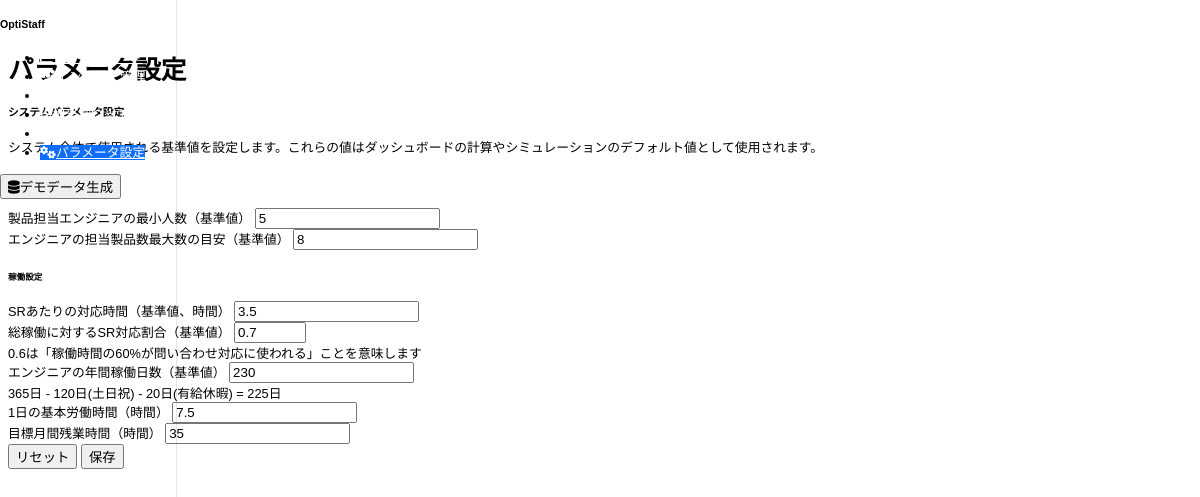
Page /parameters on the earlier database version.
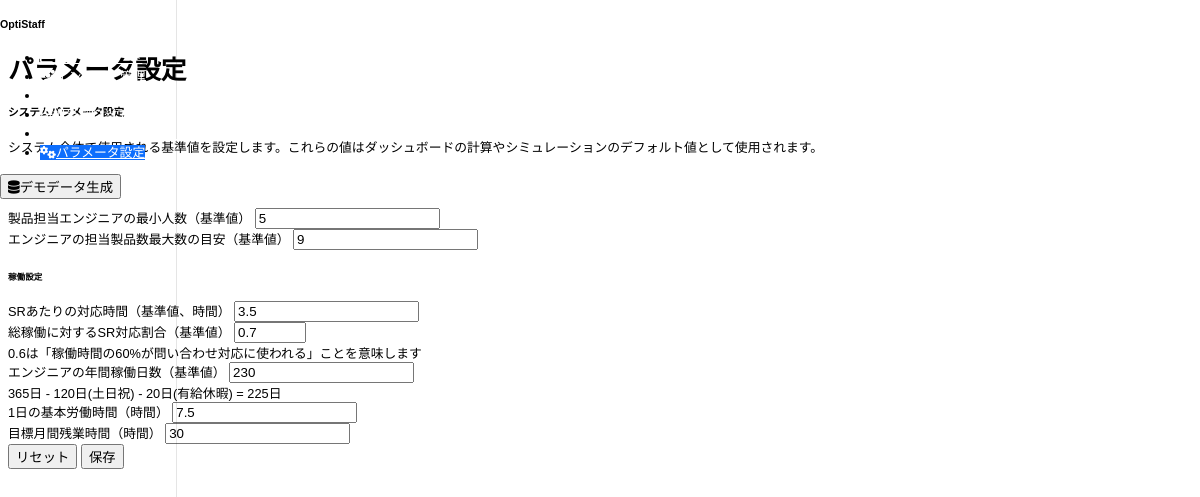
Same page on the later database version.
### models.py (models this page shows)
class Parameter(db.Model):
    id = db.Column(db.Integer, primary_key=True)
    key = db.Column(db.String(100), unique=True, nullable=False)
    value = db.Column(db.String(100), nullable=False)
    description = db.Column(db.String(255), nullable=True)
    created_at = db.Column(db.DateTime, default=datetime.utcnow)
    updated_at = db.Column(db.DateTime, default=datetime.utcnow, onupdate=datetime.utcnow)

### routes.py (the view)
@app.route('/parameters')
def parameters():
    params = Parameter.query.all()
    departments = db.session.query(Engineer.department).distinct().all()
    departments = [d[0] for d in departments]
    return render_template('parameters.html', params=params, departments=departments)

### templates/parameters.html (shortened to what the changed rows need)
{% extends 'base.html' %}
{% block title %}パラメータ設定{% endblock %}
{% block content %}
<div class="row mb-4">
    <div class="col-md-12">
        <div class="card">
            <div class="card-body">
                <form action="{{ url_for('update_parameters') }}" method="post">
                    <div class="row g-4">
                        <div class="col-md-6">
                            <div class="card h-100">
                                <div class="card-body">
                                    {% for param in params %}
                                    {% if param.key in ['min_engineers_per_product', 'max_products_per_engineer'] %}
                                    <div class="mb-3">
                                        <label for="{{ param.key }}" class="form-label">{{ param.description }}</label>
                                        <input type="number" class="form-control" id="{{ param.key }}" name="param_{{ param.key }}" value="{{ param.value }}" min="1" step="1" required>
                                    </div>
                                    {% endif %}
                                    {% endfor %}
                                </div>
                            </div>
                        </div>
                        <div class="col-md-6">
                            <div class="card h-100">
                                <div class="card-body">
                                    {% for param in params %}
                                    {% if param.key in ['hours_per_inquiry', 'inquiry_work_ratio', 'annual_working_days', 'daily_working_hours', 'target_monthly_overtime'] %}
                                    <div class="mb-3">
                                        <label for="{{ param.key }}" class="form-label">{{ param.description }}</label>
                                        {% if param.key == 'inquiry_work_ratio' %}
                                        <input type="number" class="form-control" id="{{ param.key }}" name="param_{{ param.key }}" value="{{ param.value }}" min="0.1" max="1" step="0.01" required>
                                        <div class="form-text">0.6は「稼働時間の60%が問い合わせ対応に使われる」ことを意味します</div>
                                        {% elif param.key in ['hours_per_inquiry', 'daily_working_hours'] %}
                                        <input type="number" class="form-control" id="{{ param.key }}" name="param_{{ param.key }}" value="{{ param.value }}" min="0.1" step="0.1" required>
                                        {% else %}
                                        <input type="number" class="form-control" id="{{ param.key }}" name="param_{{ param.key }}" value="{{ param.value }}" min="1" step="1" required>
                                        {% endif %}
                                    </div>
                                    {% endif %}
                                    {% endfor %}
                                </div>
                            </div>
                        </div>
                    </div>
                </form>
            </div>
        </div>
    </div>
</div>
{% endblock %}

Differences in the rows shown:
changed Parameter "エンジニアの担当製品数最大数の目安（基準値）": value "8" → "9"
changed Parameter "目標月間残業時間（時間）": value "35" → "30"
